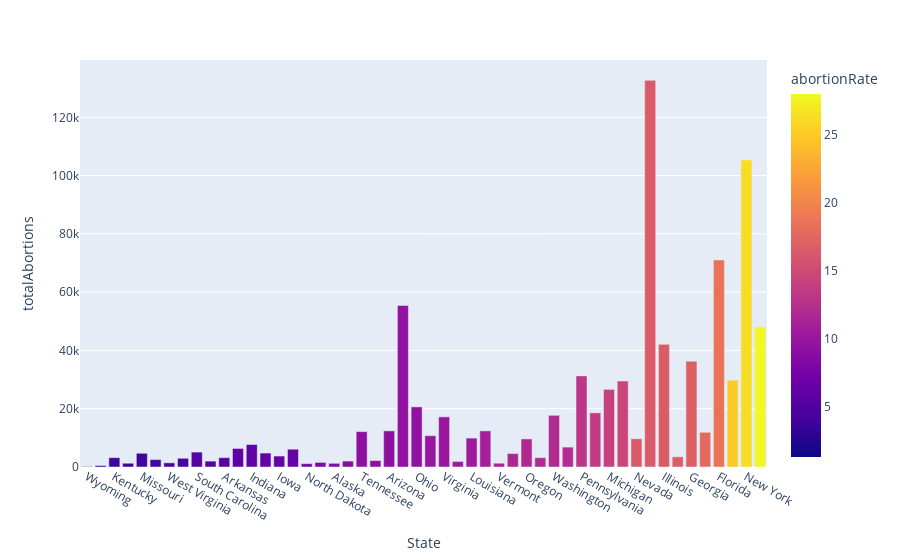

This figure's notebook cell:
### Code cell
fig = px.bar(AbVolume_df, x = "State", y = "totalAbortions", color="abortionRate")
# fig_bar.update_layout(
#     xaxis = dict(
#     tickmode = 'array',
#     tick0 = 0.2,
# #     dtick = 1   
#  )
# )


import plotly.io as pio
fig.show()

### Figure 1 — Plotly figure (JSON) as saved in the notebook; plotly's stock layout.template omitted (floating-point values rounded to 4 significant figures)
{"data": [{"alignmentgroup": "True", "hovertemplate": "State=%{x}<br>totalAbortions=%{y}<br>abortionRate=%{marker.color}<extra></extra>", "legendgroup": "", "marker": {"color": [1.3, 3.1, 3.8, 3.9, 4, 4.3, 4.4, 4.4, 5.3, 5.5, 5.5, 5.9, 5.9, 6.2, 6.3, 6.4, 7.9, 8.3, 8.6, 8.8, 9.2, 9.2, 9.2, 9.4, 9.4, 10.1, 10.2, 10.5, 10.6, 10.9, 11.4, 11.7, 11.9, 12, 12.1, 12.2, 13.1, 13.5, 14.2, 14.6, 16.4, 16.4, 16.6, 16.7, 16.9, 17.7, 18.6, 25, 26.3, 28], "coloraxis": "coloraxis", "pattern": {"shape": ""}}, "name": "", "offsetgroup": "", "orientation": "v", "showlegend": false, "textposition": "auto", "type": "bar", "x": ["Wyoming", "South Dakota", "Kentucky", "Idaho", "Missouri", "Mississippi", "West Virginia", "Utah", "South Carolina", "Nebraska", "Arkansas", "Wisconsin", "Indiana", "Oklahoma", "Iowa", "Alabama", "North Dakota", "Montana", "Alaska", "Maine", "Tennessee", "New Hampshire", "Arizona", "Texas", "Ohio", "Minnesota", "Virginia", "Delaware", "Louisiana", "Colorado", "Vermont", "New Mexico", "Oregon", "Hawaii", "Washington", "Kansas", "Pennsylvania", "Massachusetts", "Michigan", "North Carolina", "Nevada", "California", "Illinois", "Rhode Island", "Georgia", "Connecticut", "Florida", "Maryland", "New York", "New Jersey"], "xaxis": "x", "y": [140, 500, 3200, 1290, 4710, 2550, 1430, 2990, 5120, 2020, 3200, 6360, 7710, 4780, 3760, 6110, 1160, 1580, 1260, 2040, 12140, 2210, 12400, 55440, 20630, 10740, 17210, 1900, 9920, 12390, 1300, 4620, 9640, 3200, 17740, 6830, 31260, 18590, 26630, 29500, 9690, 132680, 42080, 3500, 36330, 11910, 71050, 29800, 105380, 48110], "yaxis": "y"}], "layout": {"barmode": "relative", "coloraxis": {"colorbar": {"title": {"text": "abortionRate"}}, "colorscale": [[0, "#0d0887"], [0.1111, "#46039f"], [0.2222, "#7201a8"], [0.3333, "#9c179e"], [0.4444, "#bd3786"], [0.5556, "#d8576b"], [0.6667, "#ed7953"], [0.7778, "#fb9f3a"], [0.8889, "#fdca26"], [1, "#f0f921"]]}, "legend": {"tracegroupgap": 0}, "margin": {"t": 60}, "xaxis": {"anchor": "y", "domain": [0, 1], "title": {"text": "State"}}, "yaxis": {"anchor": "x", "domain": [0, 1], "title": {"text": "totalAbortions"}}}}
